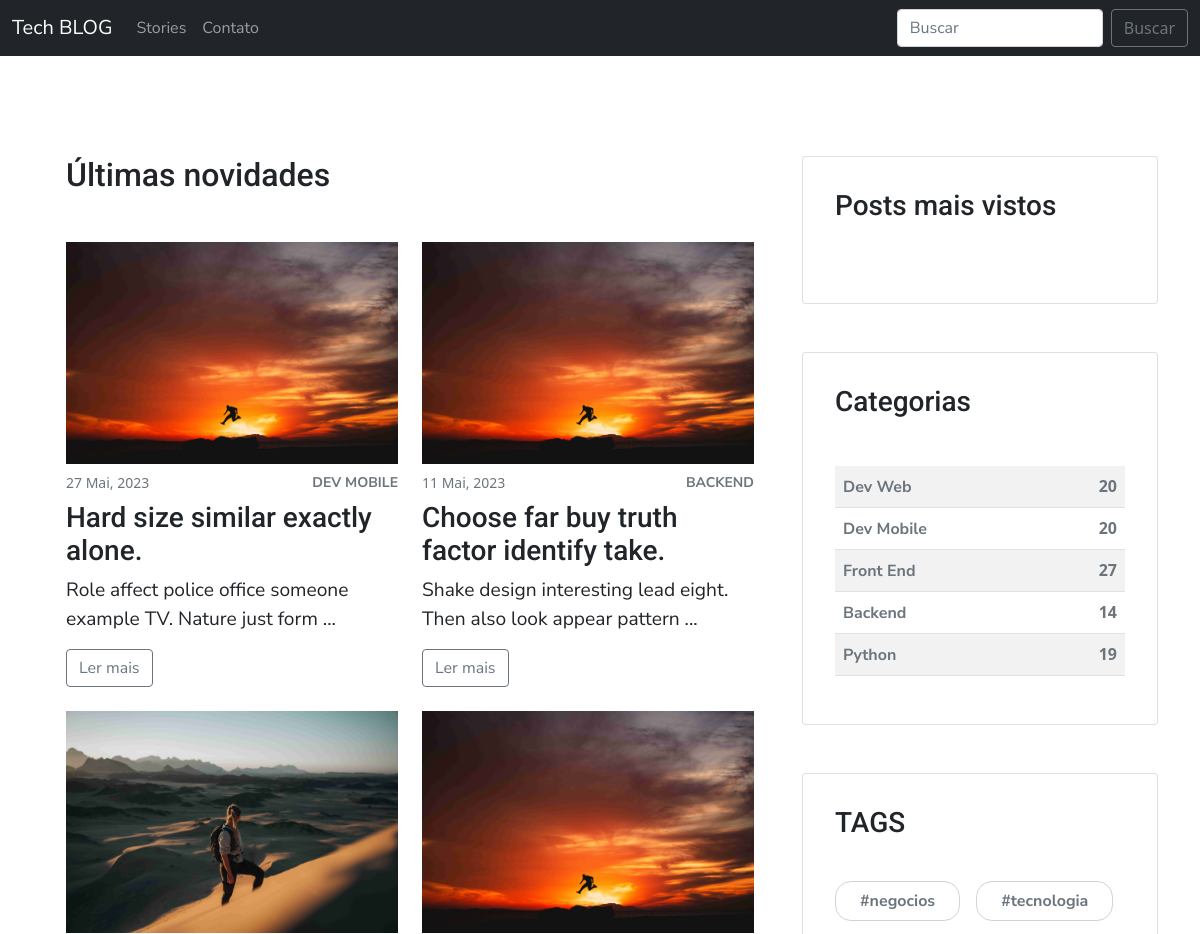
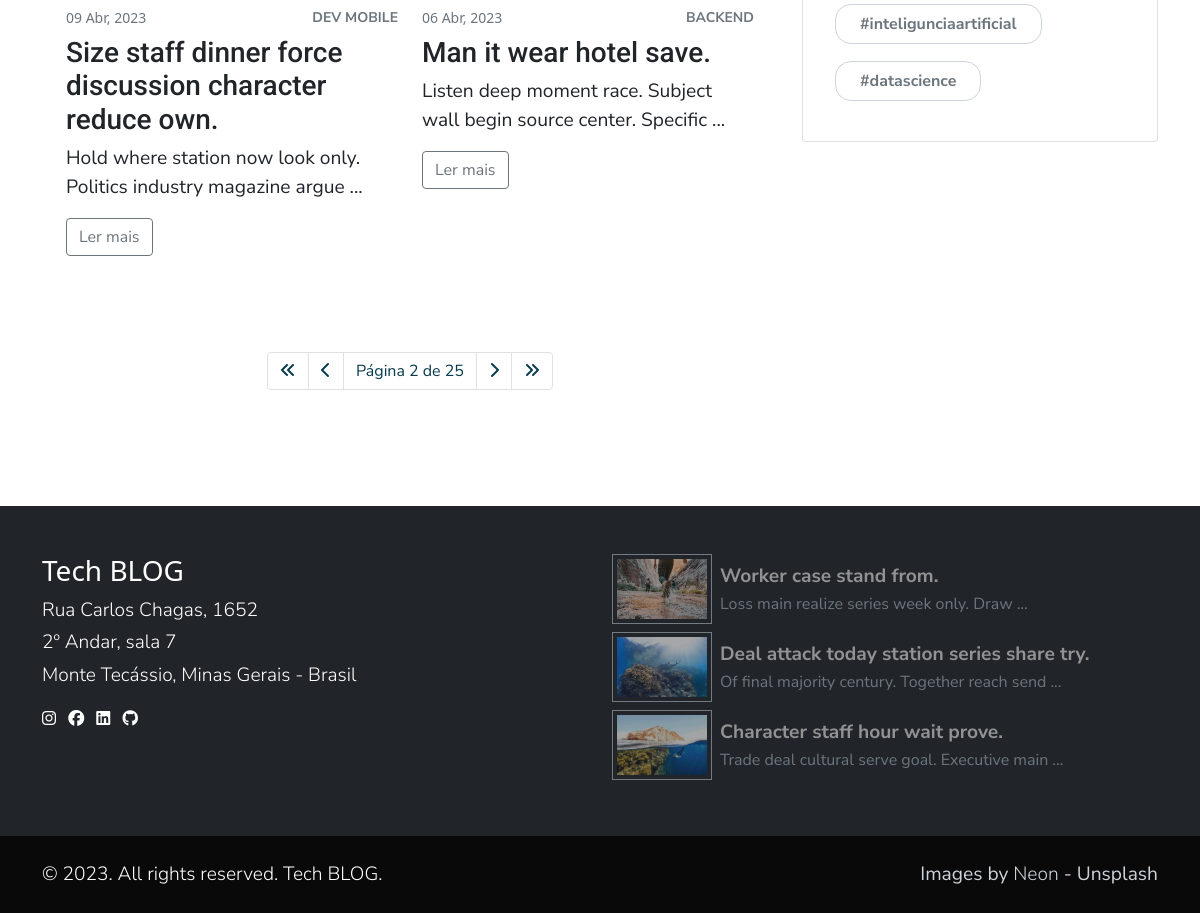
Screenshot of /blog/?page=2 with the database file from the repository (2 pictures, top to bottom).
### blog/models.py (models this page shows, shortened)
class Post(models.Model):
    title = models.CharField(max_length=222)
    body = RichTextUploadingField()
    created_at = models.DateTimeField(auto_now_add=True)
    author = models.ForeignKey(User, on_delete=models.CASCADE)
    category = models.ForeignKey(Category, on_delete=models.CASCADE)
    tags = models.ManyToManyField(Tag, blank=True)
    feature_image = models.ImageField(upload_to='featured_images')

class Category(models.Model):
    name = models.CharField(max_length=100)
    slug = models.CharField(max_length=100, unique=True, blank=True)
    def __str__(self):
        return self.name
    class Meta:
        verbose_name_plural = "Categorias"

class Tag(models.Model):
    name = models.CharField(max_length=100)
    slug = models.CharField(max_length=100, unique=True, blank=True)
    @property
    def formated_name(self):
        return format_tag(self.name)
    class Meta:
        verbose_name_plural = "Tags"

class FooterFeaturedPost(models.Model):
    post = models.ForeignKey(Post, on_delete=models.CASCADE)
    active = models.BooleanField(default=True)

### blog/views.py (the view)
# urls.py: path('', list_posts, name='list_posts'),
def list_posts(request):
    context = dict()
    category_id = request.GET.get('category')
    tag_id = request.GET.get('tag')
    if category_id:
        category_id = int(category_id)
        posts_list = Post.objects.filter(category=category_id).order_by('-created_at')
        category_search = Category.objects.get(pk=category_id)
        context['category_search'] = category_search
    elif tag_id:
        tag_id = int(tag_id)
        posts_list = Post.objects.filter(tags__in=[tag_id]).order_by('-created_at')
        tag_search = Tag.objects.get(pk=tag_id)
        context['tag_search'] = tag_search
    else:
        posts_list = Post.objects.all().order_by('-created_at')
    for post in posts_list:
        post.mini_description = format_body(post.body, 10)
    paginator = Paginator(posts_list, 4)
    page = request.GET.get('page')
    try:
        posts = paginator.page(page)
    except PageNotAnInteger:
        posts = paginator.page(1)
    except EmptyPage:
        posts = paginator.page(paginator.num_pages)
    context['posts'] = posts
    return render(request, 'blog/posts-list.html', context=context)

### blog/utils.py (called while the page is built)
def format_tag(tag):
    tag = slugify(tag)
    tag = tag.replace("-", "")
    tag = "#" + tag
    return tag

def format_body(body, num_words):
    body = body.split("</p>")[0]
    body = body.replace('<p class="mb-4 text-gray-700">', '')
    body = body.split(" ")[:num_words]
    body = " ".join(body).strip(".") + " ..."
    return body

### templates/blog/posts-list.html (shortened to what this page needs)
{% extends 'blog/base_blog.html' %}
{% load static %}
{% block main %}
    <section>
        <div class="container">
            <div class="row gy-5">
                <main class="col-lg-8">
                    <div class="container">
                        <header>
                            <h2 class="mb-5">Últimas novidades</h2>
                        </header>
                        <div class="row gy-4 mb-5">
                            {% for post in posts %}
                            <div class="col-xl-6">
                                <a href="{% url 'detail_post' post.id %}">
                                    <img class="last-section-posts-image"
                                        src="{{post.feature_image.url}}">
                                </a>
                                <div class="d-flex align-items-center justify-content-between mb-2 mt-2">
                                    <small class="text-gray-600">{{post.created_at|date:"d M, Y"}}</small>
                                    <a class="small fw-bold text-uppercase small text-gray-600">{{post.category}}</a>
                                </div>
                                <h3>{{post.title}}</h3>
                                <p>{{post.mini_description}}</p>
                                <a class="btn btn-outline-secondary" href="{% url 'detail_post' post.id %}">Ler mais</a>
                            </div>
                            {% endfor %}
                        </div>
                        <div class="row">
                            <nav aria-label="Page navigation example">
                                <ul class="pagination justify-content-center mt-5">
                                    {% if posts.has_previous %}
                                    <li class="page-item"><a class="page-link" href="?page=1"><i class="fa-solid fa-angles-left"></i></a></li>
                                    <li class="page-item"><a class="page-link" href="?page={{posts.previous_page_number}}"><i class="fa-solid fa-chevron-left"></i></a></li>
                                    {% endif %}
                                    <li class="page-item"><a class="page-link " href="#">Página {{posts.number}} de {{posts.paginator.num_pages}}</a></li>
                                    {% if posts.has_next %}
                                    <li class="page-item"><a class="page-link" href="?page={{posts.next_page_number}}"><i class="fa-solid fa-chevron-right"></i></a></li>
                                    <li class="page-item"><a class="page-link" href="?page={{posts.paginator.num_pages}}"><i class="fa-solid fa-angles-right"></i></a></li>
                                    {% endif %}
                                </ul>
                            </nav>
                        </div>
                    </div>
                </main>
                {% include 'blog/components/aside.html' %}
            </div>
        </div>
    </section>
{% endblock %}

### templates/blog/base_blog.html (shortened to what this page needs)
{% extends '../base.html' %}
{% load static %}
{% block content %}
    <header>
        <nav class="navbar navbar-expand-lg navbar-dark bg-dark">
            <div class="container-fluid">
                <a class="navbar-brand" href="{% url 'home' %}">Tech BLOG</a>
                <div class="collapse navbar-collapse" id="navbarSupportedContent">
                    <ul class="navbar-nav me-auto mb-2 mb-lg-0">
                        <li class="nav-item">
                            <a class="nav-link" aria-current="page" href="{% url 'list_posts' %}">Stories</a>
                        </li>
                        <li class="nav-item">
                            <a class="nav-link" aria-current="page" href="#footer-contact">Contato</a>
                        </li>
                    </ul>
                    <form class="d-flex">
                        <input class="form-control me-2" type="search" placeholder="Buscar" aria-label="Search">
                        <button class="btn btn-outline-secondary" type="submit">Buscar</button>
                    </form>
                </div>
            </div>
        </nav>
    </header>
    {% block main %}
    {% endblock %}
    <footer class="footer text-white py-5" style="background: #212529ff">
        <div class="container">
            <div class="row">
                <div class="col-md-6">
                    <h6 class="h3" id="footer-contact">Tech BLOG</h6>
                    <p class="fw-light mb-1">Rua Carlos Chagas, 1652</p>
                    <p class="fw-light mb-1">2º Andar, sala 7</p>
                    <p class="fw-light mb-3">Monte Tecássio, Minas Gerais - Brasil</p>
                    <ul class="list-unstyled">
                        <li class="list-inline-item"><i class="fa-brands fa-instagram"></i></li>
                        <li class="list-inline-item"><i class="fa-brands fa-facebook"></i></li>
                        <li class="list-inline-item"><i class="fa-brands fa-linkedin"></i></li>
                        <li class="list-inline-item"><i class="fa-brands fa-github"></i></li>
                    </ul>
                </div>
                <div class="col-md-6">
                    {% for ffpost in footer_featured_posts %}
                    <div class="d-flex align-items-center mb-2">
                        <a href="{% url 'detail_post' ffpost.post.id %}"><img class="footer-image img-fluid p-1 border-gray-500 flex-shrink-0"
                            src="{{ffpost.post.feature_image.url}}"></a>
                        <div class="ms-2">
                            <p class="fw-bold mb-0 text-white-50">{{ffpost.post.title}}</p>
                            <span class="text-muted">{{ffpost.post.mini_description}}</span>
                        </div>
                    </div>
                    {% endfor %}
                </div>
            </div>
        </div>
    </footer>
    <div class="copyrights text-white py-4" style="background: #090909">
        <div class="container">
            <div class="row text-center gy-2">
                <div class="col-md-6 text-md-start">
                    <p class="mb-0 fw-light text-sm">© 2023. All rights reserved. Tech BLOG.</p>
                </div>
                <div class="col-md-6 text-md-end">
                    <p class="mb-0 text-sm text-gray-400">Images by <a class="text-reset fw-light"
                            href="https://unsplash.com/pt-br/@neom">Neon</a> - Unsplash</p>
                </div>
            </div>
        </div>
    </div>
{% endblock %}

### templates/blog/components/aside.html (shortened to what this page needs)
{% load static %}
{% load hitcount_tags %}
<aside class="col-lg-4">
    <div class="card mb-5 p-3">
        <div class="card-body">
            <h3 class="mb-5">Posts mais vistos</h3>
        </div>
    </div>
    <div class="card mb-5 p-3">
        <div class="card-body">
            <h3 class="mb-5">Categorias</h3>
            <table class="table table-striped">
                <tbody class="fw-bold">
                    {% for category in categories %}
                    <tr class="cursor-pointer">
                        {% if post %}
                        <td class="text-gray-600 {% if post.category.id == category.id %} selected {% endif %}">{{category.name}}</td>
                        <td class="text-end text-gray-600 {% if post.category.id == category.id %} selected {% endif %}">{{category.count}}</td>
                        {% else %}
                        <td><a class="text-gray-600 fw-bold" href="/blog?category={{category.id}}">{{category.name}}</a></td>
                        <td class="text-end text-gray-600">{{category.count}}</td>
                        {% endif %}
                    </tr>
                    {% endfor %}
                </tbody>
            </table>
        </div>
    </div>
    <div class="card mb-5 p-3">
        <div class="card-body">
            <h3 class="mb-5">TAGS</h3>
            <div class="tags-container">
                {% for tag in tags %}
                <div><a class="tag border-gray-400 py-2 px-4 fw-bold" href="/blog?tag={{tag.id}}">{{tag.formated_name}}</a></div>
                {% endfor %}
            </div>
        </div>
</aside>

### static/css/style.css (style rules this page uses)
:root { --gray-100: #f8f9faff; --gray-200: #e9ecefff; --gray-300: #dee2e6ff; --gray-400: #ced4daff; --gray-500: #adb5bdff; --gray-600: #6c757dff; --gray-700: #495057ff; --gray-800: #343a40ff; --gray-900: #212529ff; --dark-blue: #073B4C; --light-blue: #118AB2; --green: #06D6A0; --yellow: #FFD166; --red: #EF476F; }
.text-gray-400 { color: var(--gray-400); }
.text-gray-600 { color: var(--gray-600); }
.border-gray-400 { border: 1px solid var(--gray-400) }
.border-gray-500 { border: 1px solid var(--gray-500) }
body { color: var(--gray-900); }
a { color: var(--gray-900); text-decoration: None; }
p { font-size: 1.2rem; }
p, span, a, input { font-family: "Nunito Sans", sans-serif; }
h1, h2, h3, h4, h5 { font-family: 'Roboto', sans-serif; }
section { padding: 6.25rem 0; overflow-x: hidden; }
.last-section-posts-image { width: 100%; }
.footer-image { width: 100px; cursor: pointer; opacity: 0.6; transition: 400ms; }
.tags-container { display: flex; gap: 1rem; flex-wrap: wrap; }
.tags-container div { margin-bottom: 16px; }
.tags-container div a.tag { border-radius: 16px; margin: 1rem 0; color: #6c757dff; }
.cursor-pointer { cursor: pointer; }
.pagination > li > a { background-color: white; color: var(--dark-blue); }

### rows the page displays
Post: feature_image (picture), created_at "27 Mai, 2023", category "DEV MOBILE", title "Hard size similar exactly alone.", mini_description "Role affect police office someone example TV. Nature just form ..."
Post: feature_image (picture), created_at "11 Mai, 2023", category "BACKEND", title "Choose far buy truth factor identify take.", mini_description "Shake design interesting lead eight. Then also look appear pattern ..."
Post: feature_image (picture), created_at "09 Abr, 2023", category "DEV MOBILE", title "Size staff dinner force discussion character reduce own.", mini_description "Hold where station now look only. Politics industry magazine argue ..."
Post: feature_image (picture), created_at "06 Abr, 2023", category "BACKEND", title "Man it wear hotel save.", mini_description "Listen deep moment race. Subject wall begin source center. Specific ..."
Category: name "Dev Web", count "20"
Category: name "Dev Mobile", count "20"
Category: name "Front End", count "27"
Category: name "Backend", count "14"
Category: name "Python", count "19"
Tag: formated_name "#negocios"
Tag: formated_name "#tecnologia"
Tag: formated_name "#inteligunciaartificial"
Tag: formated_name "#datascience"
FooterFeaturedPost: post.feature_image (picture), post "Worker case stand from.", post.mini_description "Loss main realize series week only. Draw ..."
FooterFeaturedPost: post.feature_image (picture), post "Deal attack today station series share try.", post.mini_description "Of final majority century. Together reach send ..."
FooterFeaturedPost: post.feature_image (picture), post "Character staff hour wait prove.", post.mini_description "Trade deal cultural serve goal. Executive main ..."

### other values shown
{{ posts.number }} "2"
{{ posts.paginator.num_pages }} "25"
